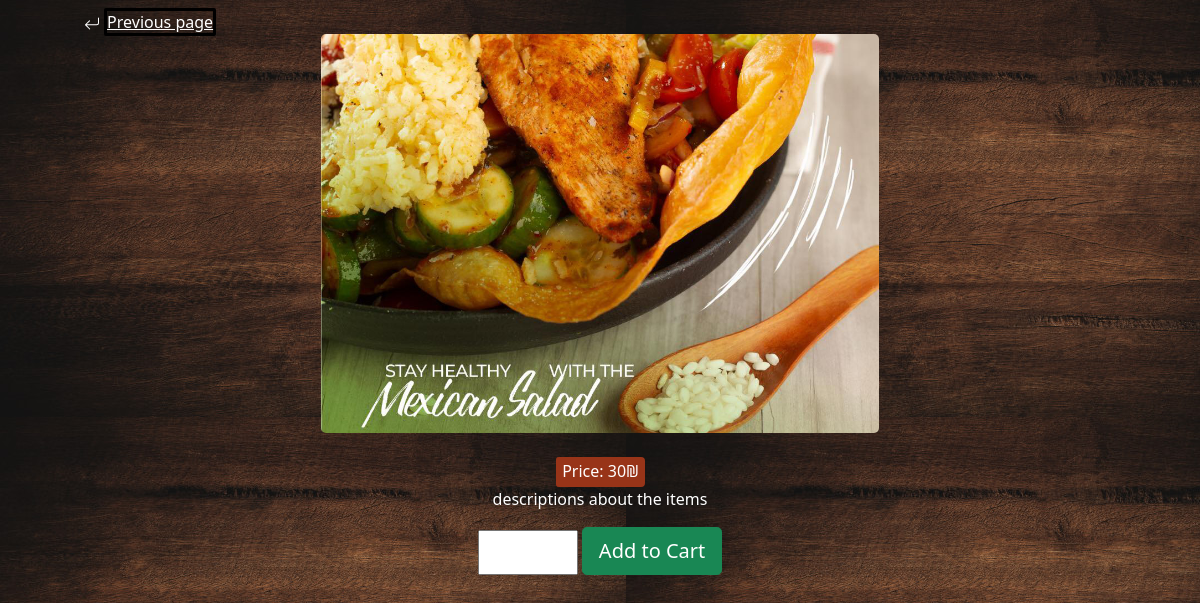
The page /details/42/ on the database its author committed.
### home_app/models.py (models this page shows)
class Item(models.Model):
    name = models.CharField(max_length=45)
    category = models.ForeignKey(Category, related_name = 'items', on_delete = models.CASCADE,null=True)
    desc = models.TextField(default="descriptions about the items")
    price = models.IntegerField()

class Category(models.Model):
    name = models.CharField(max_length=45)
    created_at = models.DateTimeField(auto_now_add=True)
    updated_at = models.DateTimeField(auto_now=True)

### home_app/views.py (the view)
# urls.py: path('details/<int:id>/', views.details),
def details(request,id):
    context={
        'item': Item.objects.get(id=id),
    }
    return render(request, 'details.html',context)

### home_app/templates/details.html (shortened to what this page needs)
<!DOCTYPE html>
<html lang="en">
<head>
    <link rel="stylesheet" href="https://cdn.jsdelivr.net/npm/bootstrap@4.6.0/dist/css/bootstrap.min.css">
    {% load static %}
    <link rel="stylesheet" href="{% static 'css/detail.css' %}">
    <link href="https://cdn.jsdelivr.net/npm/bootstrap@5.0.1/dist/css/bootstrap.min.css" rel="stylesheet">
</head>
<body>
    <div class="container">
        <a class="previous" href="/home/">Previous page</a>
        <div id="img1">
            <img src="/static/images/thumbnails/{{item.category.name}}/{{item.name}}.jpg" class=" img-fluid " alt="Iced Mocha "></div>
            <br>
        <span class="tag">Price: {{ item.price}}₪</span>
        <p>{{item.desc}}</p>
        <div id="order">
            <form action="/addcart/{{item.id}}/" method="POST">
                <input type="number" id="counter" placeholder="{{item.quantity}}" name="quantity">
                <button class="btn btn-success btn-lg" type="submit">Add to Cart</button>
            </form>
        </div>
    </div>
</body>
</html>

### home_app/static/css/detail.css (style rules this page uses)
.container { margin: 10px; text-align: center; color: white; }
.img-fluid { display: block; margin-left: auto; margin-right: auto; width: 50%; border-radius: 5px; }
#counter { width: 100px; height: 45px; transform: translateY(4px); margin-top: -20px; }
.tag { display: inline-block; width: 89px; height: 30px; padding-top: 2px; background-color: #983418; -webkit-border-radius: 3px 4px 4px 3px; -moz-border-radius: 3px 4px 4px 3px; border-radius: 3px 4px 4px 3px; border-left: 1px solid #983418; }
a { margin-right: 900px; color: white; border-radius: 2px; border: solid, black; }
.previous { color: white; }
button { margin-bottom: -10px; }

### rows shown on the page
Item: category.name (picture), price "30", desc "descriptions about the items"
